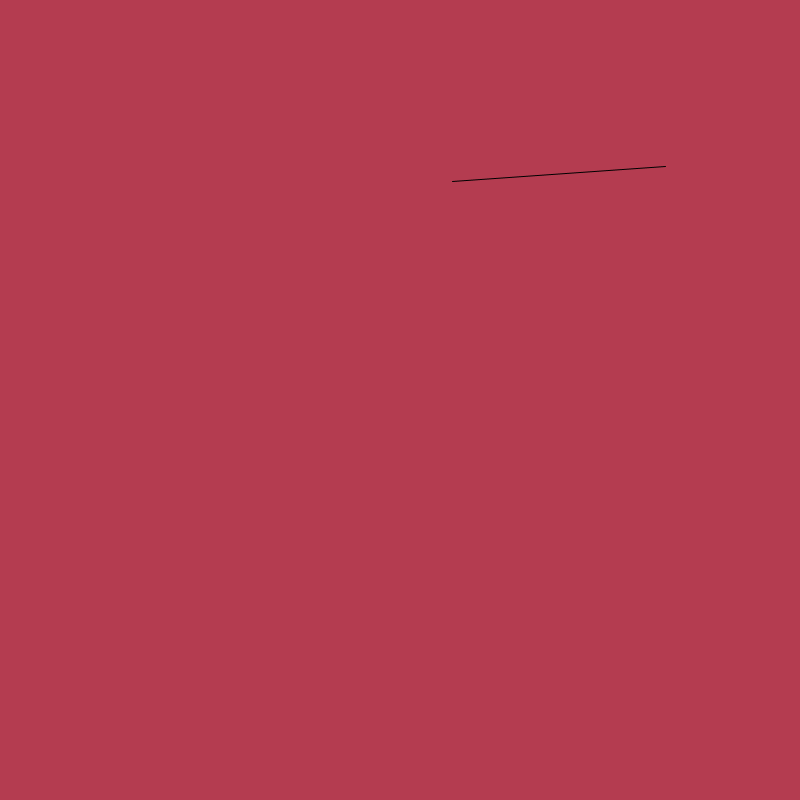
Frame 1 (no input)
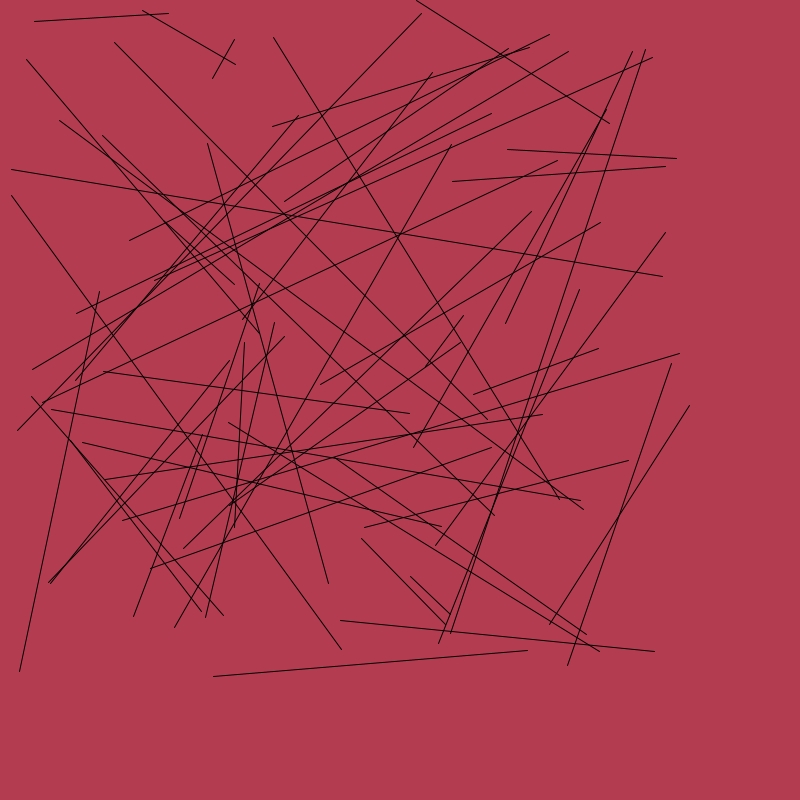
Frame 60 (the mouse pressed at the canvas centre just before this capture)
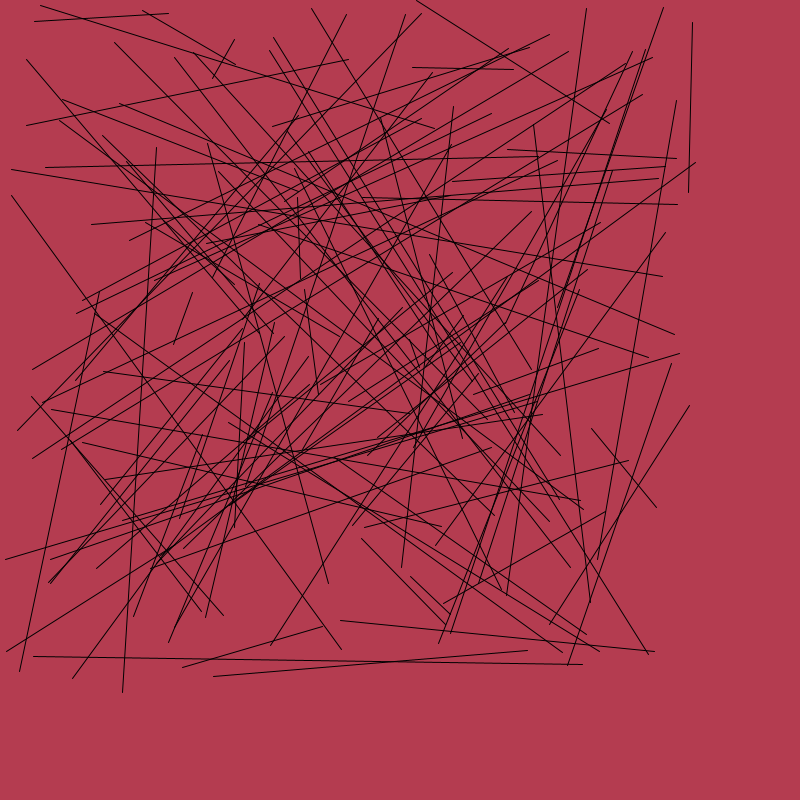
Frame 120 (the mouse held since frame 60 and released just before this capture)

The Processing sketch that drew these frames (run headless with seeded random() and noise(); from frame 60 on, the mouse is pressed at the canvas centre):

// Processing sketch: random_01
// ── random_01.pde

void setup() {
  size (800, 800);
  background(180, 60, 80);
}

void draw() {

  line (random(700), random(700), random(700), random(700));
}
